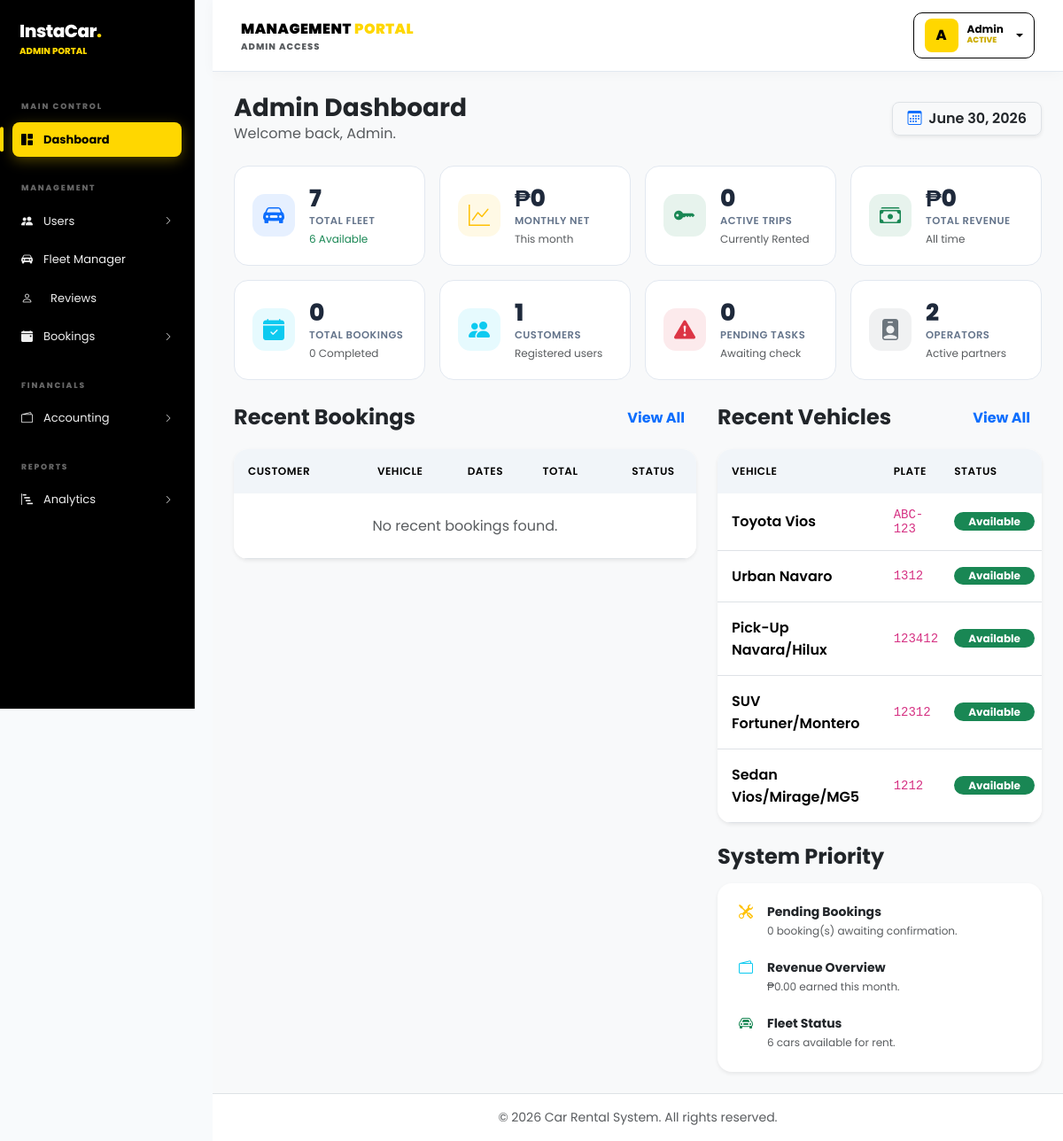
The app's page /pages/admin/dashboard.php (signed in) with its own data.
### tables this page shows
CREATE TABLE `cars` (
  `id` int NOT NULL,
  `user_id` int DEFAULT NULL,
  `brand` varchar(50) DEFAULT NULL,
  `model` varchar(50) DEFAULT NULL,
  `type` varchar(50) DEFAULT NULL,
  `fuel_type` varchar(50) DEFAULT NULL,
  `plate_number` varchar(20) DEFAULT NULL,
  `image_path` varchar(255) DEFAULT NULL,
  `price_per_day` decimal(10,2) DEFAULT NULL,
  `status` enum('Available','Active','Maintenance','Not Available','Reserved') DEFAULT 'Available',
  `transmission` enum('Manual','Automatic') NOT NULL DEFAULT 'Manual',
  `capacity` int DEFAULT '5',
  `created_at` timestamp NOT NULL DEFAULT CURRENT_TIMESTAMP,
  `operator_rate` decimal(10,2) DEFAULT '0.00',
  `tie_up_rate` decimal(10,2) DEFAULT '0.00',
  `extension_price` decimal(10,2) NOT NULL DEFAULT '0.00',
  `color` varchar(255) NOT NULL
);

### pages/admin/dashboard.php (the view, shortened to what the rows shown need)
<?php
require_once __DIR__ . '/../../config/database.php';
    ?>
    <?php
$recent_cars_res = mysqli_query($conn, "SELECT brand, model, plate_number, status FROM cars ORDER BY id DESC LIMIT 5");
$recent_cars = [];
if ($recent_cars_res) {
    while ($car = mysqli_fetch_assoc($recent_cars_res)) {
        $recent_cars[] = $car;
    }
}
?>
<?php require_once __DIR__ . '/../components/head.php'; ?>
<div class="container-fluid">
    <div class="row">
            <?php require_once __DIR__ . '/../components/sidebar.php'; ?>
        <div class="col p-0 d-flex flex-column main-content">
            <div class="p-4">
                <div class="row">
                    <div class="col-lg-7 mb-4">
                        <div class="card border-0 shadow-sm rounded-4 overflow-hidden desktop-table-card">
                            <div class="card-body p-0">
                                <div class="table-responsive">
                                    <table class="table table-hover mb-0">
                                        <thead>
                                            <tr>
                                                <th class="border-0 px-3 py-3">Customer</th>
                                                <th class="border-0 py-3">Vehicle</th>
                                                <th class="border-0 py-3">Dates</th>
                                                <th class="border-0 py-3">Total</th>
                                                <th class="border-0 py-3 text-center">Status</th>
                                            </tr>
                                        </thead>
                                    </table>
                                </div>
                            </div>
                        </div>
                    </div>
                    <div class="col-lg-5">
                        <div class="card border-0 shadow-sm rounded-4 overflow-hidden mb-4 desktop-table-card">
                            <div class="card-body p-0">
                                <div class="table-responsive">
                                    <table class="table table-hover mb-0">
                                        <thead>
                                            <tr>
                                                <th class="border-0 px-3 py-3">Vehicle</th>
                                                <th class="border-0 py-3">Plate</th>
                                                <th class="border-0 py-3">Status</th>
                                            </tr>
                                        </thead>
                                        <tbody>
                                            <?php if (!empty($recent_cars)): ?>
                                                <?php foreach ($recent_cars as $car): ?>
                                                    <tr>
                                                        <td class="px-3 py-3 align-middle">
                                                            <div class="fw-semibold"><?= htmlspecialchars($car['brand']) ?> <?= htmlspecialchars($car['model']) ?></div>
                                                         </td>
                                                        <td class="py-3 align-middle"><code><?= htmlspecialchars($car['plate_number']) ?></code></td>
                                                        <td class="py-3 align-middle">
                                                            <?php
                                                                $status = $car['status'];
                                                                $badgeClass = match($status) {
                                                                    'Available' => 'bg-success',
                                                                    'Active', 'Rented' => 'bg-warning',
                                                                    'Maintenance' => 'bg-danger',
                                                                    default => 'bg-secondary'
                                                                };
                                                            ?>
                                                            <span class="badge <?= $badgeClass ?> rounded-pill px-3"><?= $status ?></span>
                                                         </td>
                                                    </tr>
                                                <?php endforeach; ?>
                                            <?php else: ?>
                                                <tr>
                                                    <td colspan="3" class="text-center py-4 text-muted">No vehicles found.</td>
                                                </tr>
                                            <?php endif; ?>
                                        </tbody>
                                    </table>
                                </div>
                            </div>
                        </div>
                    </div>
                </div>
            </div>
            <?php require_once __DIR__ . '/../components/footer.php'; ?>

### records on screen
cars: brand "Toyota", model "Vios", plate_number "ABC-123", status "Available"
cars: brand "Urban", model "Navaro", plate_number "1312", status "Available"
cars: brand "Pick-Up", model "Navara/Hilux", plate_number "123412", status "Available"
cars: brand "SUV", model "Fortuner/Montero", plate_number "12312", status "Available"
cars: brand "Sedan", model "Vios/Mirage/MG5", plate_number "1212", status "Available"

### other values on screen
$role "ADMIN"
$firstLetter "A"
$name "Admin"
$_SESSION['name'] "Admin"
$total_cars "7"
$available_cars "6"
$monthly_revenue "0"
$active_bookings "0"
$total_revenue "0"
$total_bookings "0"
$completed_bookings "0"
$total_customers "1"
$pending_tasks "0"
$total_operators "2"
$monthly_revenue "0.00"
